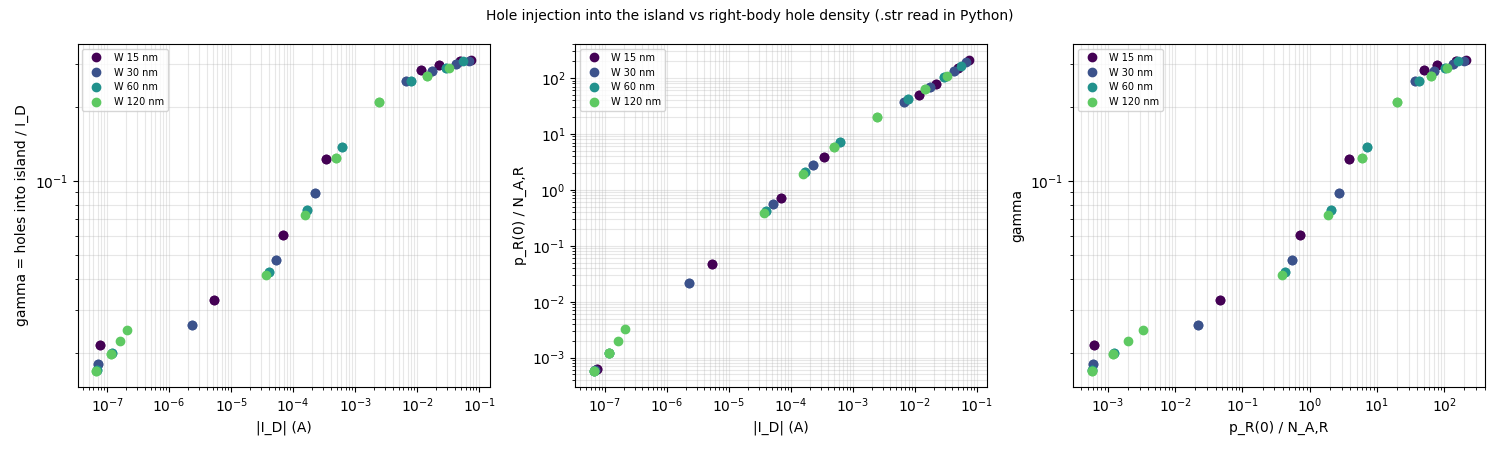

Source code (Python):
#!/usr/bin/env python3
"""Mechanism of the current dependence of the island coupling: hole injection from the right body into the island.
Junction law at the right body / island junction: p_isl(0) n_isl(0) = p_R(0) n_R(0) = n_ie^2 exp(V/V_th), so with n_isl ~ N_D
the holes injected into the island scale with p_R(0) n_R(0) / N_D, the electrons injected into the body with n_R(0):
gamma = I_p,in / I_D  ~  p_R(0) / N_D  ->  gamma(I) = gamma_0 p_R(0) / N_A,R  (low injection: p_R = N_A; high injection: p_R ~ n_R).
For every snapshot (W 15-120 nm coupled, up and down): I_D, I_p,in (hole current into the island at its right edge),
p_R(0), n_R(0) at 3 nm inside the right body, p_isl(0) at 2 nm inside the island (film mean, codes 106 n, 107 p, 221 Jp_x).
Output: injection.dat, injection.png"""
import os, sys, numpy as np, matplotlib, matplotlib.tri as mtri
matplotlib.use('Agg'); import matplotlib.pyplot as plt
H = os.path.dirname(os.path.abspath(__file__)); R = os.path.join(H, '..')
sys.path.insert(0, os.path.join(R, '1007_ddsplit'))
from mech2_ddsplit import read_full
from analyze_ddsplit import load_cols
WD, TSI, XIL, NAR, ND = 0.5e-4, 0.05, 0.665, 7e17, 1e20
TS = [2.142857e-03, 2.857143e-03, 3.571429e-03, 4.285714e-03, 5.000000e-03, 5.714286e-03, 7.142857e-03, 8.571429e-03, 1.000000e-02,
      1.142857e-02, 1.214286e-02, 1.285714e-02, 1.357143e-02, 1.428571e-02, 1.500000e-02]
RUNS = [(15, '1030_islw/ISLW015'), (30, '1010_sink/NOKILL_TE8_XS60'), (60, '1030_islw/ISLW060'), (120, '1030_islw/ISLW120')]


def line(nodes, ix, code, x0):
    m = (nodes[:, 1] <= TSI + 1e-4) & (np.abs(nodes[:, 0] - x0) < 0.02); nd = nodes[m]
    fi = mtri.LinearTriInterpolator(mtri.Triangulation(nd[:, 0], nd[:, 1]), nd[:, 2 + ix[code]])
    y = np.linspace(1e-3, TSI - 1e-3, 100); return np.ma.filled(fi(np.full_like(y, x0), y), np.nan), y


out = ['# W VD dir  I_D  I_p,in  gamma=I_p,in/I_D  p_R(0)  n_R(0)  p_isl(0)  p_R/N_A   (injection.py)']
rows = []
for w, b in RUNS:
    M, v, Id, Is, It, Vt = load_cols(os.path.join(R, b + '.log_tr.log')); t = M[:, 0]; xir = XIL + w / 1000
    for k, ts in enumerate(TS, 1):
        i = int(np.argmin(np.abs(t - ts))); cen, area, f, nodes, ix = read_full(os.path.join(R, f'{b}_T_tr_{k}'))
        jp, y = line(nodes, ix, '221', xir - 0.001); Ipin = -WD * np.trapz(np.nan_to_num(jp), y * 1e-4)
        pR = np.nanmean(line(nodes, ix, '107', xir + 0.003)[0]); nR = np.nanmean(line(nodes, ix, '106', xir + 0.003)[0])
        pI = np.nanmean(line(nodes, ix, '107', xir - 0.002)[0]); ID = abs(Id[i])
        rows.append((w, v[i], 'up' if k <= 8 else 'dn', ID, Ipin, Ipin / ID, pR, nR, pI))
        out.append('%3d %4.1f %s %9.2e %9.2e %8.4f %9.2e %9.2e %9.2e %8.2f' % (w, v[i], rows[-1][2], ID, Ipin, Ipin / ID, pR, nR, pI, pR / NAR))
open(os.path.join(H, 'injection.dat'), 'w').write('\n'.join(out) + '\n'); print('\n'.join(out))
fig, ax = plt.subplots(1, 3, figsize=(15, 4.5)); cm = plt.get_cmap('viridis')
for n, w in enumerate([r[0] for r in RUNS]):
    rr = [r for r in rows if r[0] == w and r[3] > 1e-8]; c = cm(n / 4)
    ax[0].loglog([r[3] for r in rr], [r[5] for r in rr], 'o', color=c, label=f'W {w} nm')
    ax[1].loglog([r[3] for r in rr], [r[6] / NAR for r in rr], 'o', color=c, label=f'W {w} nm')
    ax[2].loglog([r[6] / NAR for r in rr], [r[5] for r in rr], 'o', color=c, label=f'W {w} nm')
ax[0].set_xlabel('|I_D| (A)'); ax[0].set_ylabel('gamma = holes into island / I_D'); ax[1].set_xlabel('|I_D| (A)'); ax[1].set_ylabel('p_R(0) / N_A,R')
ax[2].set_xlabel('p_R(0) / N_A,R'); ax[2].set_ylabel('gamma'); xx = np.logspace(0, 2, 10)
for a in ax: a.grid(alpha=.3, which='both'); a.legend(fontsize=7)
fig.suptitle('Hole injection into the island vs right-body hole density (.str read in Python)', fontsize=10)
fig.tight_layout(); fig.savefig(os.path.join(H, 'injection.png'), dpi=100)
